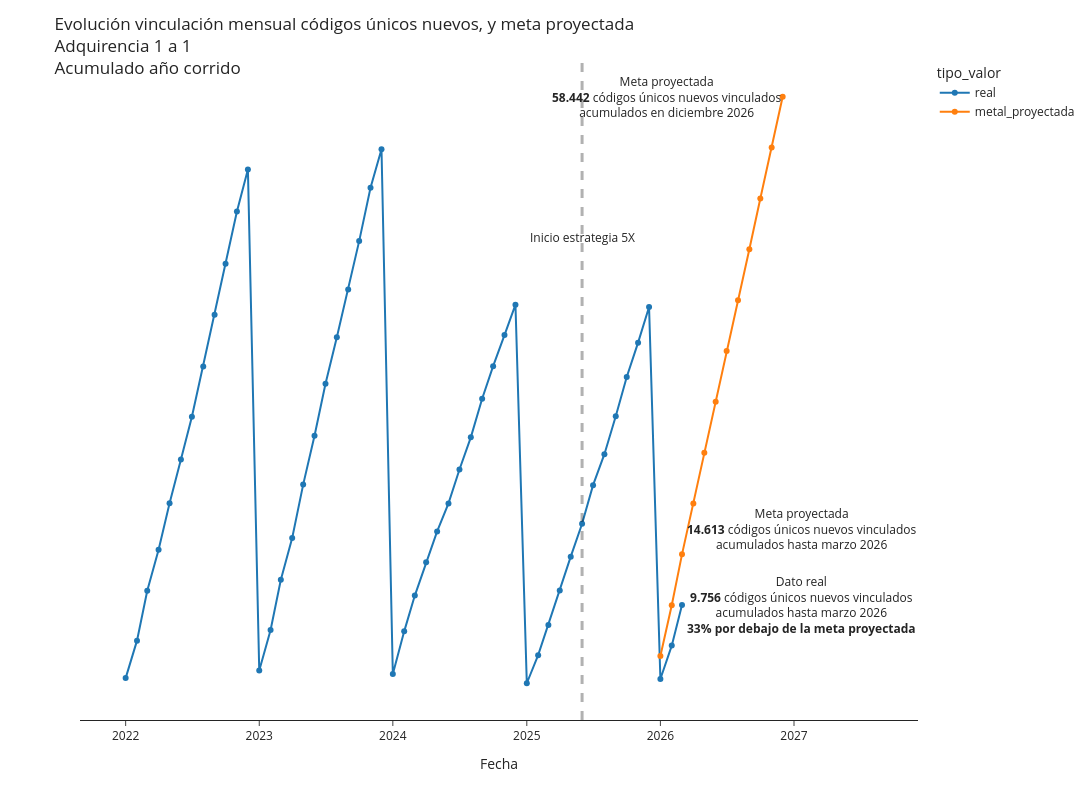

Here is the notebook cell this chart was saved with:
### Code cell
fig = px.line(df_plot, x="fecha", y="valor", color='tipo_valor',markers=True, template='simple_white', width=1600, height=800)
fig.add_vline(x='2025-06-01', line_width=3, line_dash="dash")
fig.update_layout(
    title={
        'text': "Evolución vinculación mensual códigos únicos nuevos, y meta proyectada<br>Adquirencia 1 a 1<br>Acumulado año corrido",
        'xanchor': 'left',
        'yanchor': 'top'},
    xaxis=dict(
            title=dict(
                text="Fecha"
            )),
    yaxis=dict(
            title=dict(
                text="Número de códigos únicos nuevos vinculados<br>acumulados año corrido<br>adquirencia 1 a 1"
            ))
)

fig.update_yaxes(visible=False)
fig.add_annotation(x='2025-06-01', y=45000,
            text="Inicio estrategia 5X",
            showarrow=False,
            arrowhead=1)

fig.add_annotation(x='2026-12-01', y=58452,
            text="Meta proyectada<br><b>58.442</b> códigos únicos nuevos vinculados<br>acumulados en diciembre 2026",
            showarrow=False,
            xanchor='right')
fig.add_annotation(x='2026-03-01', y=14613,
            text="Meta proyectada<br><b>14.613</b> códigos únicos nuevos vinculados<br>acumulados hasta marzo 2026",
            showarrow=False,
            xanchor='left',
            xshift=3,
            yshift=25)
fig.add_annotation(x='2026-03-01', y=9756,
            text="Dato real<br><b>9.756</b> códigos únicos nuevos vinculados<br>acumulados hasta marzo 2026<br><b>33% por debajo de la meta proyectada</b>",
            showarrow=False,
            xanchor='left',
            xshift=3)


fig.show()

### Figure 1 — Plotly figure (JSON) as saved in the notebook; plotly's stock layout.template omitted (floating-point values rounded to 4 significant figures)
{"data": [{"hovertemplate": "tipo_valor=real<br>fecha=%{x}<br>valor=%{y}<extra></extra>", "legendgroup": "real", "line": {"color": "#1F77B4", "dash": "solid"}, "marker": {"symbol": "circle"}, "mode": "lines+markers", "name": "real", "orientation": "v", "showlegend": true, "type": "scatter", "x": ["2026-03-01T00:00:00", "2026-02-01T00:00:00", "2026-01-01T00:00:00", "2025-12-01T00:00:00", "2025-11-01T00:00:00", "2025-10-01T00:00:00", "2025-09-01T00:00:00", "2025-08-01T00:00:00", "2025-07-01T00:00:00", "2025-06-01T00:00:00", "2025-05-01T00:00:00", "2025-04-01T00:00:00", "2025-03-01T00:00:00", "2025-02-01T00:00:00", "2025-01-01T00:00:00", "2024-12-01T00:00:00", "2024-11-01T00:00:00", "2024-10-01T00:00:00", "2024-09-01T00:00:00", "2024-08-01T00:00:00", "2024-07-01T00:00:00", "2024-06-01T00:00:00", "2024-05-01T00:00:00", "2024-04-01T00:00:00", "2024-03-01T00:00:00", "2024-02-01T00:00:00", "2024-01-01T00:00:00", "2023-12-01T00:00:00", "2023-11-01T00:00:00", "2023-10-01T00:00:00", "2023-09-01T00:00:00", "2023-08-01T00:00:00", "2023-07-01T00:00:00", "2023-06-01T00:00:00", "2023-05-01T00:00:00", "2023-04-01T00:00:00", "2023-03-01T00:00:00", "2023-02-01T00:00:00", "2023-01-01T00:00:00", "2022-12-01T00:00:00", "2022-11-01T00:00:00", "2022-10-01T00:00:00", "2022-09-01T00:00:00", "2022-08-01T00:00:00", "2022-07-01T00:00:00", "2022-06-01T00:00:00", "2022-05-01T00:00:00", "2022-04-01T00:00:00", "2022-03-01T00:00:00", "2022-02-01T00:00:00", "2022-01-01T00:00:00"], "xaxis": "x", "y": [9756, 5869, 2669, 38305, 34893, 31609, 27850, 24210, 21240, 17541, 14390, 11159, 7842, 4955, 2264, 38529, 35619, 32639, 29526, 25820, 22743, 19493, 16810, 13864, 10666, 7236, 3144, 53417, 49728, 44622, 39977, 35412, 30959, 25969, 21293, 16181, 12175, 7365, 3491, 51480, 47450, 42447, 37558, 32611, 27788, 23697, 19497, 15050, 11127, 6346, 2756], "yaxis": "y"}, {"hovertemplate": "tipo_valor=metal_proyectada<br>fecha=%{x}<br>valor=%{y}<extra></extra>", "legendgroup": "metal_proyectada", "line": {"color": "#FF7F0E", "dash": "solid"}, "marker": {"symbol": "circle"}, "mode": "lines+markers", "name": "metal_proyectada", "orientation": "v", "showlegend": true, "type": "scatter", "x": ["2026-01-01T00:00:00", "2026-02-01T00:00:00", "2026-03-01T00:00:00", "2026-04-01T00:00:00", "2026-05-01T00:00:00", "2026-06-01T00:00:00", "2026-07-01T00:00:00", "2026-08-01T00:00:00", "2026-09-01T00:00:00", "2026-10-01T00:00:00", "2026-11-01T00:00:00", "2026-12-01T00:00:00"], "xaxis": "x", "y": [4871, 9742, 14613, 19484, 24355, 29226, 34097, 38968, 43839, 48710, 53581, 58452], "yaxis": "y"}], "layout": {"annotations": [{"arrowhead": 1, "showarrow": false, "text": "Inicio estrategia 5X", "x": "2025-06-01", "y": 45000}, {"showarrow": false, "text": "Meta proyectada<br><b>58.442</b> códigos únicos nuevos vinculados<br>acumulados en diciembre 2026", "x": "2026-12-01", "xanchor": "right", "y": 58452}, {"showarrow": false, "text": "Meta proyectada<br><b>14.613</b> códigos únicos nuevos vinculados<br>acumulados hasta marzo 2026", "x": "2026-03-01", "xanchor": "left", "xshift": 3, "y": 14613, "yshift": 25}, {"showarrow": false, "text": "Dato real<br><b>9.756</b> códigos únicos nuevos vinculados<br>acumulados hasta marzo 2026<br><b>33% por debajo de la meta proyectada</b>", "x": "2026-03-01", "xanchor": "left", "xshift": 3, "y": 9756}], "height": 800, "legend": {"title": {"text": "tipo_valor"}, "tracegroupgap": 0}, "margin": {"t": 60}, "shapes": [{"line": {"dash": "dash", "width": 3}, "type": "line", "x0": "2025-06-01", "x1": "2025-06-01", "xref": "x", "y0": 0, "y1": 1, "yref": "y domain"}], "title": {"text": "Evolución vinculación mensual códigos únicos nuevos, y meta proyectada<br>Adquirencia 1 a 1<br>Acumulado año corrido", "xanchor": "left", "yanchor": "top"}, "width": 1600, "xaxis": {"anchor": "y", "domain": [0, 1], "title": {"text": "Fecha"}}, "yaxis": {"anchor": "x", "domain": [0, 1], "title": {"text": "Número de códigos únicos nuevos vinculados<br>acumulados año corrido<br>adquirencia 1 a 1"}, "visible": false}}}
